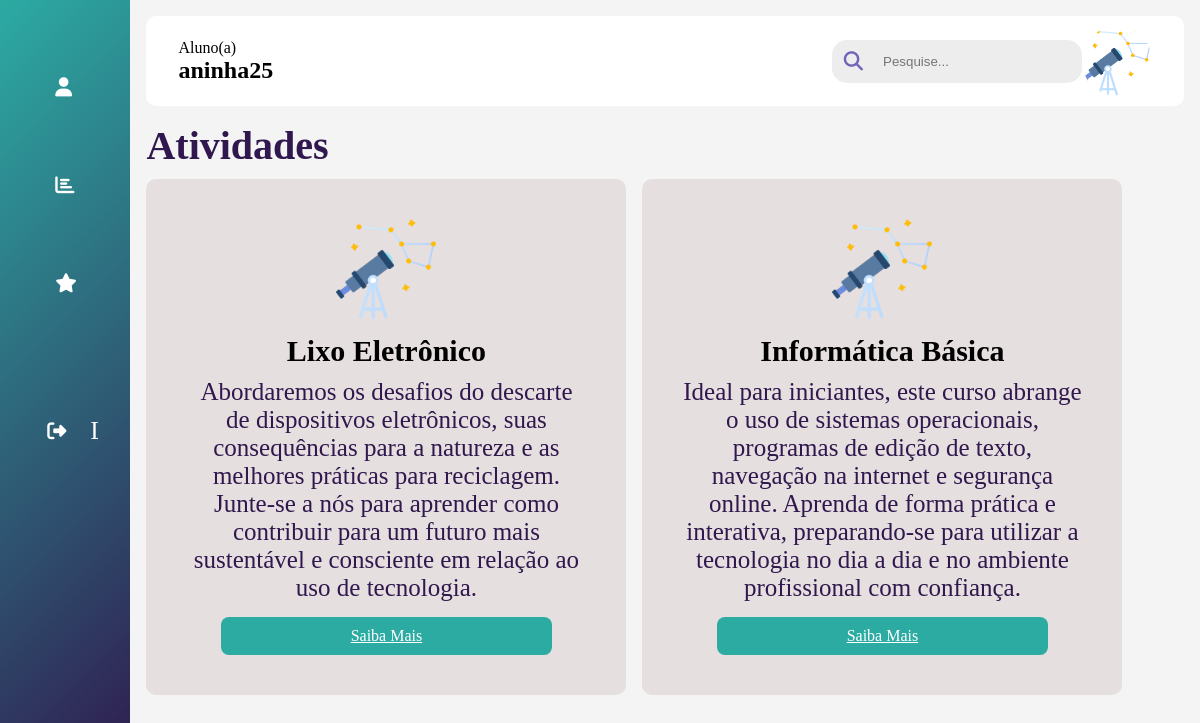
/participante/ (signed in), run on the app's committed database.
### app/models.py (models this page shows, shortened)
class Atividade(models.Model):
    nome = models.CharField(max_length=255)
    descricao = models.TextField()
    carga_horaria = models.PositiveIntegerField()
    profissional_responsavel = models.ForeignKey(Colaborador, on_delete=models.CASCADE)
    status = models.BooleanField(default=False)

### app/views/templates.py (the view)
# urls.py: path('participante/', participante_view, name='participante'),
@login_required
def participante_view(request):
    atividades = Atividade.objects.all()  # Recupera todas as atividades
    return render(request, 'participante.html', {'atividades': atividades})

### app/templates/participante.html (shortened to what this page needs)
{% load static %}
<!DOCTYPE html>
<html lang="en">
<head>
    <link rel="stylesheet" href="{% static 'assets/css/participante.css' %}">
    <link rel="stylesheet"
    href="https://cdnjs.cloudflare.com/ajax/libs/font-awesome/6.4.0/css/all.min.css">
</head>
<body>
    <div class="sidebar">
        <div class="logo">
            <ul class="menu">
                <li class="active">
                    <a href="{% url 'perfil' %}">
                        <i class="fas fa-user"></i>
                    </a>
                </li>
                <li>
                    <a href="{% url 'historico' %}">
                        <i class="fas fa-chart-bar"></i>
                    </a>
                </li>
                <li>
                    <a href="{% url 'carteirinha'%}">
                        <i class="fas fa-star"></i>
                    </a>
                </li>
                <li class="logout">
                    <a href="#" onclick="document.getElementById('logout-form').submit();">
                        <i class="fas fa-sign-out-alt"></i>
                        <span>Logout</span>
                    </a>
                </li>
            </ul>
        </div>
    </div>
    <div class="main--content">
        <div class="header--wrapper">
            <div class="header--title">
                <span>Aluno(a)</span>
                <h2>{{ request.user.username }}</h2>
            </div>
                <div class="user--info">
                    <div class="search--box">
                    <i class="fa-solid fa-search"></i>
                    <input type="text" id="search" placeholder="Pesquise...">
                </div>
                <img src="{% static 'assets/img/astronomia.png' %}" alt="">
            </div>
        </div>
        <h1>Atividades</h1>
        <div class="activities">
            {% for atividade in atividades %}
                <div class="activity">
                    <img src="{% static 'assets/img/astronomia.png' %}" alt="{{ atividade.nome }}">
                    <h2>{{ atividade.nome }}</h2>
                    <p>{{ atividade.descricao }}</p>
                    <a href="{% url 'atividade_detalhes' atividade_id=atividade.id %}" class="btn">Saiba Mais</a>
                </div>
            {% endfor %}
        </div>
    </div>
</body>
</html>

### app/static/assets/css/participante.css (style rules this page uses)
* { padding: 0; margin: 0; border: none; outline: none; box-sizing: border-box; }
body { display: flex; }
.sidebar { position: sticky; top: 0; left: 0; bottom: 0; width: 140px; height: 100vh; padding: 0 1.7rem; color: #fff; overflow: hidden; transition: all 0.5s linear; background: linear-gradient(135deg, #2CABA3, #30174D); }
.logo { height: 90px; padding: 5px; }
.menu { height: 80%; position: relative; list-style: none; padding: 8px; }
.menu li { padding: initial; margin: 50px 0; border-radius: 8px; transition: all 0.5s ease-in-out; padding: 10px 0 10px 15px; }
.menu a { color: #fff; font-size: 25px; text-decoration: none; display: flex; align-items: center; gap: 1.5rem; }
.menu a span { overflow: hidden; }
.menu a i { font-size: 1.2rem; }
.logout { position: absolute; border: 0; left: 0; width: 100%; }
.main--content { position: relative; background: #e0e0e058; width: 100%; padding: 1rem; }
.header--wrapper { display: flex; justify-content: space-between; align-items: center; flex-wrap: wrap; background: #fff; border-radius: 10px; padding: 10px 2rem; margin-bottom: 1rem; }
.header--wrapper img { width: 70px; height: 70px; cursor: pointer; border-radius: 50%; }
.user--info { display: flex; align-items: center; gap: 1; }
.search--box { background: rgba(237, 237, 237); border-radius: 15px; color: rgba(113, 99, 186, 255); display: flex; align-items: center; gap: 10px; padding: 4px 12px; }
.search--box input { background: transparent; padding: 10px; }
.search--box i { font-size: 1.2rem; cursor: pointer; transition: all 0.5s ease-out; }
h1 { color: #30174D; margin-bottom: 10px; font-size: 40px; }
.activities { display: flex; flex-wrap: wrap; gap: 1rem; }
.activity { background: rgba(229, 223, 223); padding: 2.5rem; border-radius: 10px; width: 480px; height: auto; display: flex; flex-direction: column; align-items: center; justify-content: flex-start; transition: all 0.5s ease-in-out; }
.activity img { width: 100px; height: 100px; margin-bottom: 15px; display: block; margin: 0 auto 15px; }
.activity h2 { font-size: 30px; margin-bottom: 10px; font-weight: 600; text-align: center; }
.activity p { font-size: 25px; color: #30174D; text-align: center; text-decoration:solid ; }
.btn { display: block; padding: 10px 130px; background: #2CABA3; color: #fff; border-radius: 0.5rem; margin-top: 15px; text-align: center; }

### data on the page
Atividade: nome "Lixo Eletrônico", descricao "Abordaremos os desafios do descarte de dispositivos eletrônicos, suas consequências para a natureza e as melhores práticas para reciclagem. Junte-se a nós para aprender como contribuir para um futuro mais sustentável e consciente em relação ao uso de tecnologia."
Atividade: nome "Informática Básica", descricao "Ideal para iniciantes, este curso abrange o uso de sistemas operacionais, programas de edição de texto, navegação na internet e segurança online. Aprenda de forma prática e interativa, preparando-se para utilizar a tecnologia no dia a dia e no ambiente profissional com confiança."

### other printed values
{{ request.user.username }} "aninha25"
